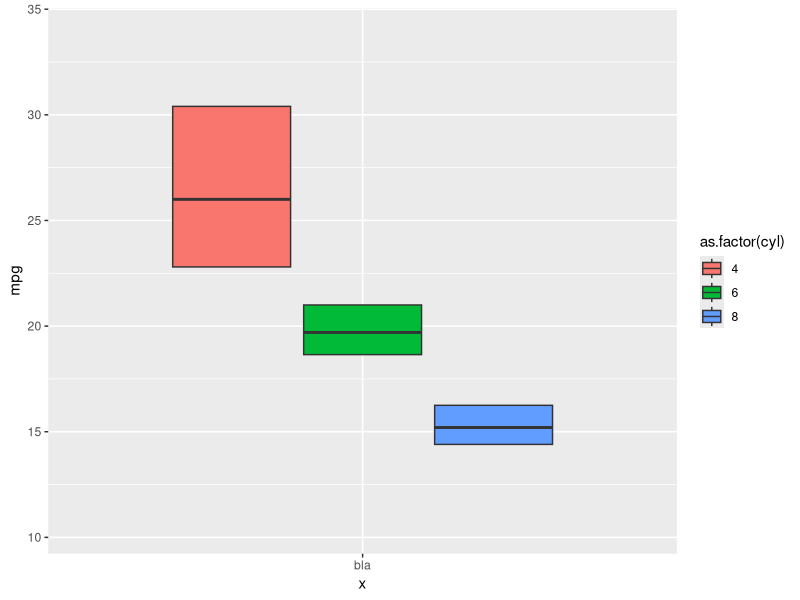

This figure's R source:
library(tidyverse)
library(grid)
library(ggplot2)
# These functions need to be loaded for some internal functions in GeomQuantilePlot
library(rlang)
library(ggforce)
library(vctrs)

# Some more coded that needed to be copied manually. I don't know why these functions are not exposed and I'm not even sure where they come from
ggname <- function(prefix, grob) {
  grob$name <- grid::grobName(grob, prefix)
  grob
}

# From ggplot2/R/utilities.r
snakeize <- function(x) {
  x <- gsub("([A-Za-z])([A-Z])([a-z])", "\\1_\\2\\3", x)
  x <- gsub(".", "_", x, fixed = TRUE)
  x <- gsub("([a-z])([A-Z])", "\\1_\\2", x)
  tolower(x)
}

snake_class <- function(x) {
    snakeize(class(x)[1])
}

check_linewidth <- function(data, name) {
  if (is.null(data$linewidth) && !is.null(data$size)) {
    deprecate_soft0("3.4.0", I(paste0("Using the `size` aesthetic with ", name)), I("the `linewidth` aesthetic"))
    data$linewidth <- data$size
  }
  data
}

is_mapped_discrete <- function (x) inherits(x, "mapped_discrete")

data_frame0 <- function(...) data_frame(..., .name_repair = "minimal")

geom_quantileplot <- function(mapping = NULL, data = NULL,
                         stat = StatQuantileplot, position = "dodge2",
                         ...,
                         outlier.colour = NULL,
                         outlier.color = NULL,
                         outlier.fill = NULL,
                         outlier.shape = 19,
                         outlier.size = 1.5,
                         outlier.stroke = 0.5,
                         outlier.alpha = NULL,
                         notch = FALSE,
                         notchwidth = 0.5,
                         varwidth = FALSE,
                         na.rm = FALSE,
                         orientation = NA,
                         show.legend = NA,
                         inherit.aes = TRUE) {

  # varwidth = TRUE is not compatible with preserve = "total"
  if (is.character(position)) {
      if (varwidth == TRUE) position <- position_dodge2(preserve = "single")
  } else {
      if (identical(position$preserve, "total") & varwidth == TRUE) {
          cli::cli_warn("Can't preserve total widths when {.code varwidth = TRUE}.")
          position$preserve <- "single"
      }
  }
  
  

  layer(
    data = data,
    mapping = mapping,
    stat = stat,
    geom = GeomQuantileplot,
    position = position,
    show.legend = show.legend,
    inherit.aes = inherit.aes,
    params = list2(
      outlier.colour = outlier.color %||% outlier.colour,
      outlier.fill = outlier.fill,
      outlier.shape = outlier.shape,
      outlier.size = outlier.size,
      outlier.stroke = outlier.stroke,
      outlier.alpha = outlier.alpha,
      notch = notch,
      notchwidth = notchwidth,
      varwidth = varwidth,
      na.rm = na.rm,
      orientation = orientation,
      ...
    )
  )
}

StatQuantileplot <- ggproto("StatBoxplot", Stat,
  required_aes = c("y|x"),
  non_missing_aes = "weight",
  # either the x or y aesthetic will get dropped during
  # statistical transformation, depending on the orientation
  dropped_aes = c("x", "y", "weight"),
  setup_data = function(self, data, params) {
    data <- flip_data(data, params$flipped_aes)
    data$x <- data$x %||% 0
    data <- remove_missing(
      data,
      na.rm = params$na.rm,
      vars = "x",
      name = "stat_boxplot"
    )
    flip_data(data, params$flipped_aes)
  },

  setup_params = function(self, data, params) {
    params$flipped_aes <- has_flipped_aes(data, params, main_is_orthogonal = TRUE,
                                          group_has_equal = TRUE,
                                          main_is_optional = TRUE)
    data <- flip_data(data, params$flipped_aes)

    has_x <- !(is.null(data$x) && is.null(params$x))
    has_y <- !(is.null(data$y) && is.null(params$y))
    if (!has_x && !has_y) {
      cli::cli_abort("{.fn {snake_class(self)}} requires an {.field x} or {.field y} aesthetic.")
    }

    params$width <- params$width %||% (resolution(data$x %||% 0) * 0.75)

    if (!is_mapped_discrete(data$x) && is.double(data$x) && !has_groups(data) && any(data$x != data$x[1L])) {
      cli::cli_warn(c(
        "Continuous {.field {flipped_names(params$flipped_aes)$x}} aesthetic",
        "i" = "did you forget {.code aes(group = ...)}?"
      ))
    }

    params
  },

  extra_params = c("na.rm", "orientation"),

  compute_group = function(data, scales, width = NULL, na.rm = FALSE, coef = 1.5, flipped_aes = FALSE) {
    data <- flip_data(data, flipped_aes)
    qs <- c(0, 0.25, 0.5, 0.75, 1)

    # for (q in qs){
    #     qqLow <- as.numeric(stats::quantile(data$y, 1-qs))
    #     qqUp <- as.numeric(stats::quantile(data$y, qs))
    # }



    # if (!is.null(data$weight)) {
    #     mod <- quantreg::rq(y ~ 1, weights = weight, data = data, tau = qs)
    #     stats <- as.numeric(stats::coef(mod))
    # } else {
    stats <- as.numeric(stats::quantile(data$y, qs))
    #browser()
    names(stats) <- c("ymin", "lower", "middle", "upper", "ymax")
    #iqr <- diff(stats[c(2, 4)])

    # outliers <- data$y < (stats[2] - coef * iqr) | data$y > (stats[4] + coef * iqr)
    # if (any(outliers)) {
    #   stats[c(1, 5)] <- range(c(stats[2:4], data$y[!outliers]), na.rm = TRUE)
    # }

    if (vec_unique_count(data$x) > 1)
      width <- diff(range(data$x)) * 0.9

    df <- data_frame0(!!!as.list(stats))
    #df$outliers <- list(data$y[outliers])

    if (is.null(data$weight)) {
      n <- sum(!is.na(data$y))
    } else {
      # Sum up weights for non-NA positions of y and weight
      n <- sum(data$weight[!is.na(data$y) & !is.na(data$weight)])
    }

    # df$notchupper <- df$middle + 1.58 * iqr / sqrt(n)
    # df$notchlower <- df$middle - 1.58 * iqr / sqrt(n)

    df$x <- if (is.factor(data$x)) data$x[1] else mean(range(data$x))
    df$width <- width
    df$relvarwidth <- sqrt(n)
    df$flipped_aes <- flipped_aes
    flip_data(df, flipped_aes)
  }
)

#' @rdname ggplot2-ggproto
#' @format NULL
#' @usage NULL
#' @export
GeomQuantileplot <- ggproto("GeomQuantileplot", Geom,

  # need to declare `width` here in case this geom is used with a stat that
  # doesn't have a `width` parameter (e.g., `stat_identity`).
  extra_params = c("na.rm", "width", "orientation"),

  setup_params = function(data, params) {
    params$flipped_aes <- has_flipped_aes(data, params)
    params
  },

  setup_data = function(data, params) {
    data$flipped_aes <- params$flipped_aes
    data <- flip_data(data, params$flipped_aes)
    data$width <- data$width %||%
      params$width %||% (resolution(data$x, FALSE) * 0.9)

    if (!is.null(data$outliers)) {
      suppressWarnings({
        out_min <- vapply(data$outliers, min, numeric(1))
        out_max <- vapply(data$outliers, max, numeric(1))
      })

      data$ymin_final  <- pmin(out_min, data$ymin)
      data$ymax_final  <- pmax(out_max, data$ymax)
    }

    # if `varwidth` not requested or not available, don't use it
    if (is.null(params) || is.null(params$varwidth) || !params$varwidth || is.null(data$relvarwidth)) {
      data$xmin <- data$x - data$width / 2
      data$xmax <- data$x + data$width / 2
    } else {
      # make `relvarwidth` relative to the size of the largest group
      data$relvarwidth <- data$relvarwidth / max(data$relvarwidth)
      data$xmin <- data$x - data$relvarwidth * data$width / 2
      data$xmax <- data$x + data$relvarwidth * data$width / 2
    }
    data$width <- NULL
    if (!is.null(data$relvarwidth)) data$relvarwidth <- NULL

    flip_data(data, params$flipped_aes)
  },

  draw_group = function(self, data, panel_params, coord, lineend = "butt",
                        linejoin = "mitre", fatten = 2, outlier.colour = NULL,
                        outlier.fill = NULL, outlier.shape = 19,
                        outlier.size = 1.5, outlier.stroke = 0.5,
                        outlier.alpha = NULL, notch = FALSE, notchwidth = 0.5,
                        varwidth = FALSE, flipped_aes = FALSE) {
    
    data <- check_linewidth(data, snake_class(self))
    data <- flip_data(data, flipped_aes)
    # this may occur when using geom_quantileplot(stat = "identity")
    if (nrow(data) != 1) {
      cli::cli_abort(c(
        "Can only draw one boxplot per group",
        "i"= "Did you forget {.code aes(group = ...)}?"
      ))
    }

    common <- list(
      colour = data$colour,
      linewidth = data$linewidth,
      linetype = data$linetype,
      fill = alpha(data$fill, data$alpha),
      group = data$group
    )
    
    # whiskers <- data_frame0(
    #   x = c(data$x, data$x),
    #   xend = c(data$x, data$x),
    #   y = c(data$upper, data$lower),
    #   yend = c(data$ymax, data$ymin),
    #   alpha = c(NA_real_, NA_real_),
    #   !!!common,
    #   .size = 2
    # )
    # whiskers <- flip_data(whiskers, flipped_aes)

    box <- data_frame0(
        xmin = data$xmin,
        xmax = data$xmax,
        ymin = data$lower,
        y = data$middle,
        ymax = data$upper,
        ynotchlower = ifelse(notch, data$notchlower, NA),
        ynotchupper = ifelse(notch, data$notchupper, NA),
        notchwidth = notchwidth,
        alpha = data$alpha,
        !!!common
    )
    box <- flip_data(box, flipped_aes)

    # if (!is.null(data$outliers) && length(data$outliers[[1]] >= 1)) {
    #   outliers <- data_frame0(
    #     y = data$outliers[[1]],
    #     x = data$x[1],
    #     colour = outlier.colour %||% data$colour[1],
    #     fill = outlier.fill %||% data$fill[1],
    #     shape = outlier.shape %||% data$shape[1],
    #     size = outlier.size %||% data$size[1],
    #     stroke = outlier.stroke %||% data$stroke[1],
    #     #fill = NA,
    #     alpha = outlier.alpha %||% data$alpha[1],
    #     .size = length(data$outliers[[1]])
    #   )
    #   outliers <- flip_data(outliers, flipped_aes)

    #   outliers_grob <- GeomPoint$draw_panel(outliers, panel_params, coord)
    # } else {
    #   outliers_grob <- NULL
    # }
    browser()
    ggname("geom_quantileplot", grobTree(
      #outliers_grob,
      #GeomSegment$draw_panel(whiskers, panel_params, coord, lineend = lineend),
      GeomCrossbar$draw_panel(
        box,
        fatten = 2,
        panel_params,
        coord,
        lineend = lineend,
        linejoin = linejoin,
        flipped_aes = flipped_aes
      )
    ))
  },

  draw_key = draw_key_boxplot,

  default_aes = aes(weight = 1, colour = "grey20", fill = "white", size = NULL,
    alpha = NA, shape = 19, linetype = "solid", linewidth = 0.5),

  required_aes = c("x|y", "lower|xlower", "upper|xupper", "middle|xmiddle", "ymin|xmin", "ymax|xmax"),

  rename_size = TRUE
)

ggplot(data = mtcars, aes(x = "bla", y = mpg)) +
    geom_quantileplot(aes(fill = as.factor(cyl)))